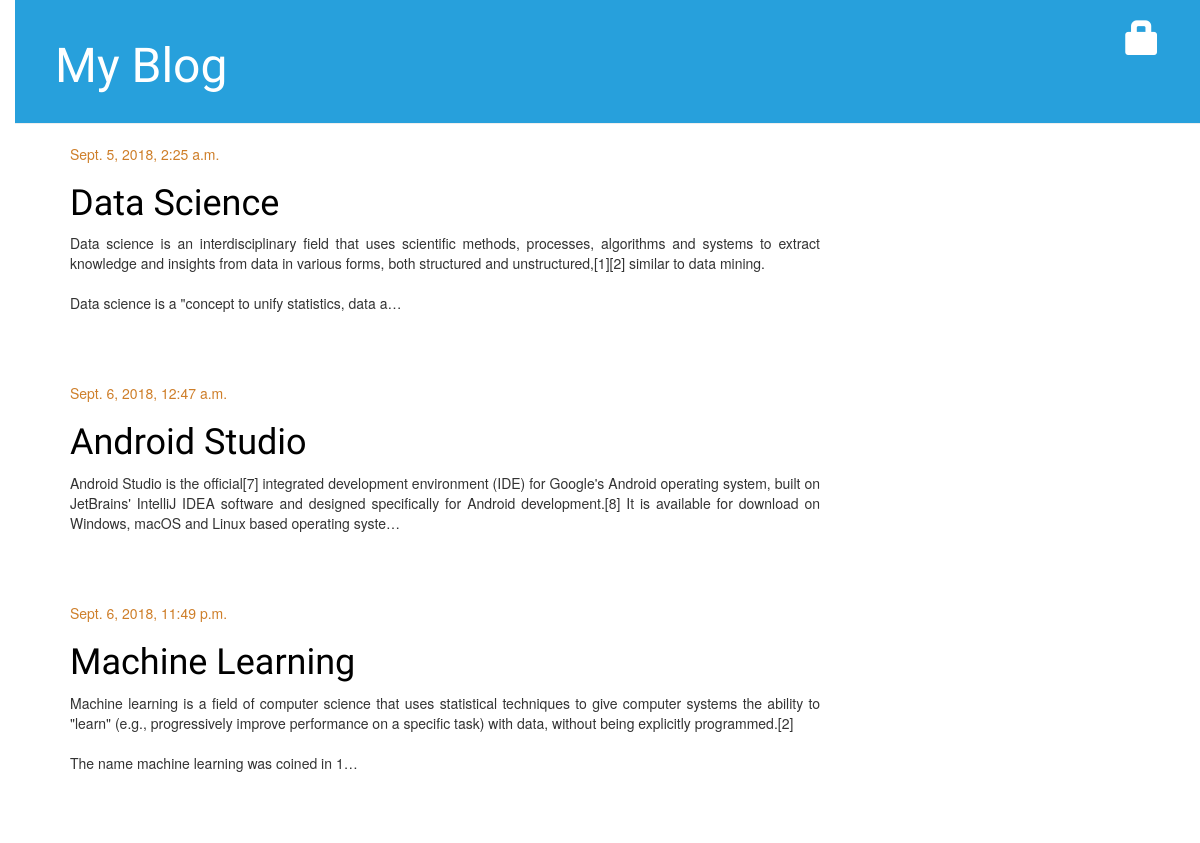
Before: / with the older database file.
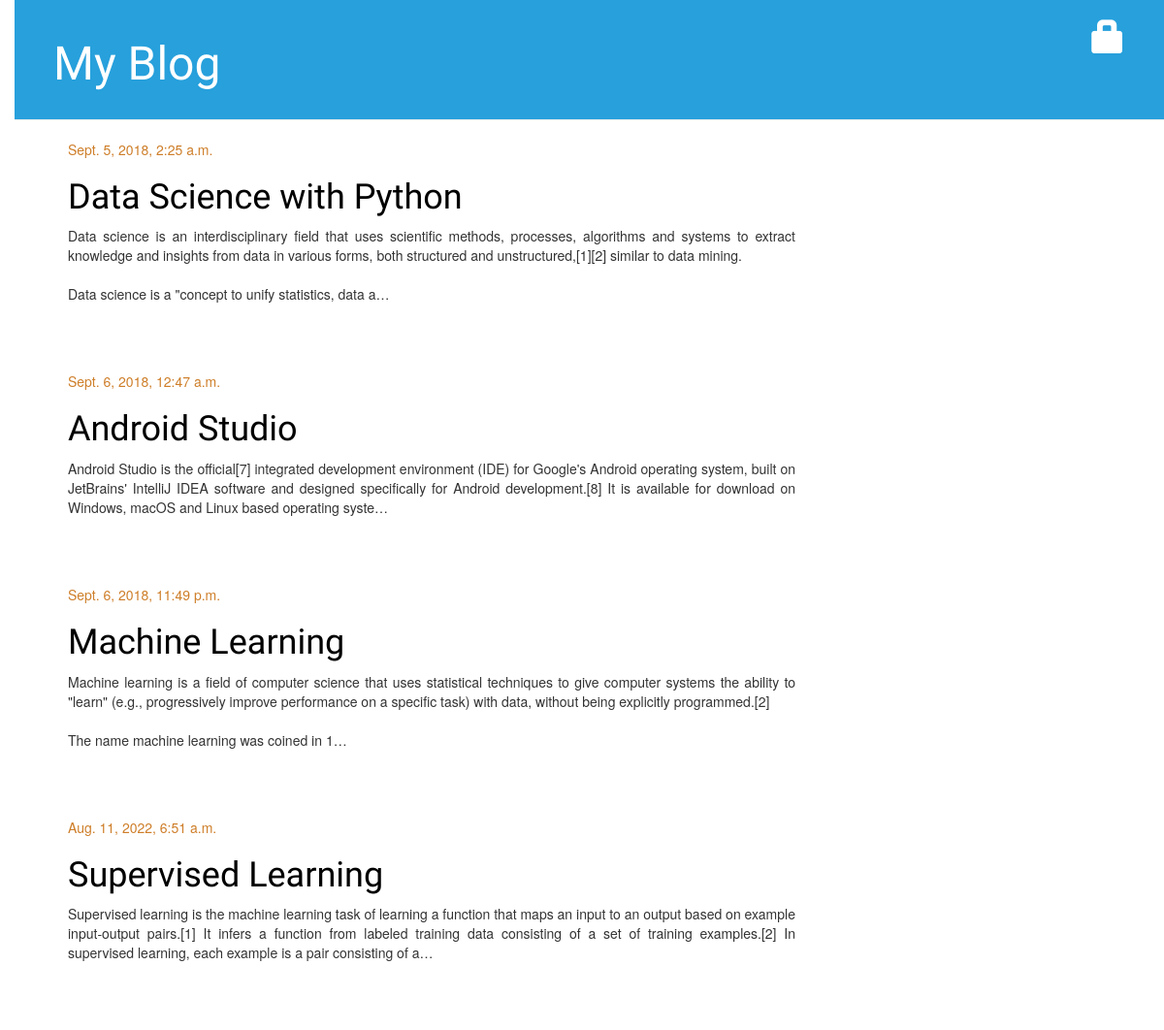
After: the same page with the newer database file.
### blog/models.py (models this page shows, shortened)
class Post(models.Model):
    author = models.ForeignKey("auth.User", on_delete=models.CASCADE)
    title = models.CharField(max_length=200)
    text = models.TextField()
    created_date = models.DateTimeField(default=timezone.now)
    published_date = models.DateTimeField(blank=True, null=True)

### blog/views.py (the view)
def post_list(request):
    posts = Post.objects.filter(published_date__lte=timezone.now()).order_by(
        "published_date"
    )
    return render(request, "blog/post_list.html", {"posts": posts})

### blog/templates/blog/post_list.html
{% extends 'blog/base.html' %}
{% block content %}
{% for post in posts %}
<div class="post">
	{% if post.published_date %}
	<div class="date">
		{{ post.published_date }}
	</div>
	{% else %}
	<a class="btn btn-default" href="{% url 'post_publish' pk=post.pk %}">Publish</a>
	{% endif %}
	<h1><a href="{% url 'post_detail' pk=post.pk %}">{{ post.title }}</a></h1>
	<p align="justify">{{ post.text|linebreaksbr|truncatechars:300 }}</p>
</div>
{% endfor %}
{% endblock %}

### blog/templates/blog/base.html (shortened to what this page needs)
{% load static %}
<html>
<head>
    <link rel="stylesheet" href="//maxcdn.bootstrapcdn.com/bootstrap/3.2.0/css/bootstrap.min.css">
    <link rel="stylesheet" href="//maxcdn.bootstrapcdn.com/bootstrap/3.2.0/css/bootstrap-theme.min.css">
    <link rel="stylesheet" href="{% static 'css/blog.css' %}">
</head>
<body>
    <div class="page-header">
        {% if user.is_authenticated %}
        <a href="{% url 'post_new' %}" class="top-menu"><span class="glyphicon glyphicon-plus"></span></a>
        <a href="{% url 'post_draft_list' %}" class="top-menu"><span class="glyphicon glyphicon-edit"></span></a>
        <p class="top-menu" style="font-family: Lobster; font-size: 30px;">Hello, [{{ user.username }}] <small>(<a href="{% url 'logout' %}">Log out</a>)</small></p>
        {% else %}
        <a href="{% url 'login' %}" class="top-menu"><span class="glyphicon glyphicon-lock"></span></a>
        {% endif %}
        <h1><a href="/">My Blog</a></h1>
    </div>
    <div class="content container">
        <div class="row">
            <div class="col-md-8">
              {% block content %}
              {% endblock %}
          </div>
      </div>
  </div>
</body>
</html>

### blog/static/css/blog.css (style rules this page uses)
body { padding-left: 15px; }
h1 a { color: #27a0dc; font-family: 'Lobster'; }
.page-header { background-color: #27a0dc; margin-top: 0; padding: 20px 20px 20px 40px; }
.page-header h1, .page-header h1 a, .page-header h1 a:visited, .page-header h1 a:active { color: #ffffff; font-size: 36pt; text-decoration: none; }
.content { margin-left: 40px; }
h1, h2, h3, h4 { font-family: 'Lobster', cursive; }
.date { color: #ce7e29; }
.top-menu, .top-menu:hover, .top-menu:visited { color: #ffffff; float: right; font-size: 26pt; margin-right: 20px; }
.post { margin-bottom: 70px; }
.post h1 a, .post h1 a:visited { color: #000000; }

Changed rows visible on the page:
changed Post: title "Data Science" → "Data Science with Python"
now on this page (row edited): Post: published_date "Aug. 11, 2022, 6:51 a.m.", title "Supervised Learning", text "Supervised learning is the machine learning task of learning a function that maps an input to an output based on example input-output pairs.[1] It infers a function from labeled training data consisting of a set of training examples.[2] In supervised learning, each example is a pair consisting of a…"
